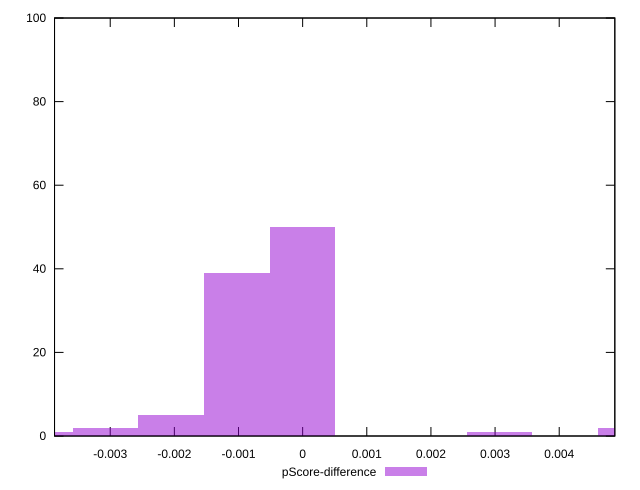

Here is the gnuplot script that generated this plot:
reset

$pScoreDifference <<EOF
-0.00102373224611219 39
0 50
-0.00307119673833657 2
0.00511866123056095 2
-0.00204746449222438 5
0.00307119673833657 1
-0.00409492898444876 1
EOF

set key outside below
set boxwidth 0.00102373224611219
set xrange [-0.0038682793613342703:0.0048670477654855215]
set yrange [0:100]
set trange [0:100]
set style fill transparent solid 0.5 noborder
set terminal svg size 640, 490 enhanced background rgb 'white'
set output "report_00011_2021-02-09T10:53:21.242Z/mainthread-work-breakdown/samples/pages+cached+noadtech+nomedia+nocss/pScore-difference/histogram.svg"

plot $pScoreDifference title "pScore-difference" with boxes

reset
